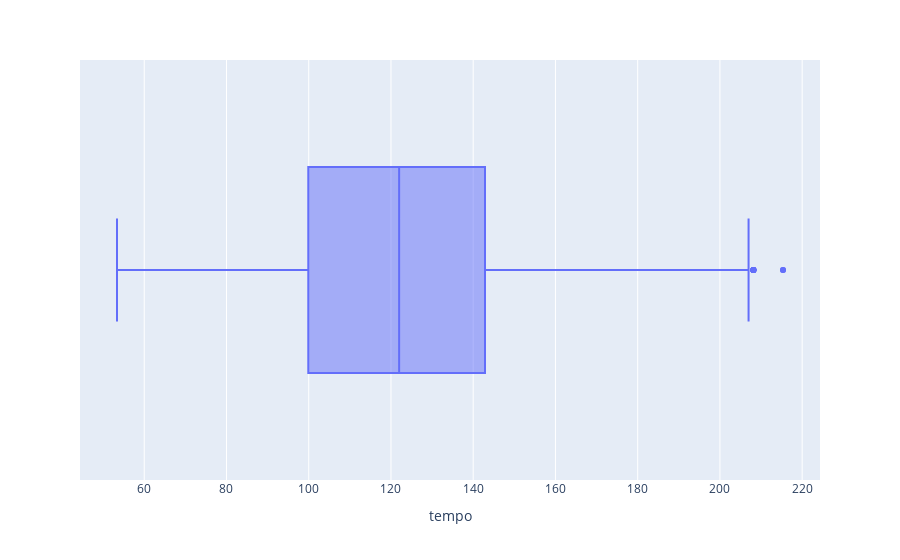

This figure's notebook cell:
### Markdown cell above
### **visualization of tempo distribution**

### Code cell
px.box(data_frame=df , x = 'tempo')

### Figure 1 — Plotly figure (JSON) as saved in the notebook; plotly's stock layout.template omitted (floating-point values rounded to 4 significant figures; data arrays with more than 128 entries replaced by an {"elided": "..."} marker saying what was removed)
{"data": [{"alignmentgroup": "True", "hovertemplate": "tempo=%{x}<extra></extra>", "legendgroup": "", "marker": {"color": "#636efa"}, "name": "", "notched": false, "offsetgroup": "", "orientation": "h", "showlegend": false, "type": "box", "x": {"elided": "27700 float values"}, "x0": " ", "xaxis": "x", "y0": " ", "yaxis": "y"}], "layout": {"boxmode": "group", "legend": {"tracegroupgap": 0}, "margin": {"t": 60}, "xaxis": {"anchor": "y", "domain": [0, 1], "title": {"text": "tempo"}}, "yaxis": {"anchor": "x", "domain": [0, 1]}}}
